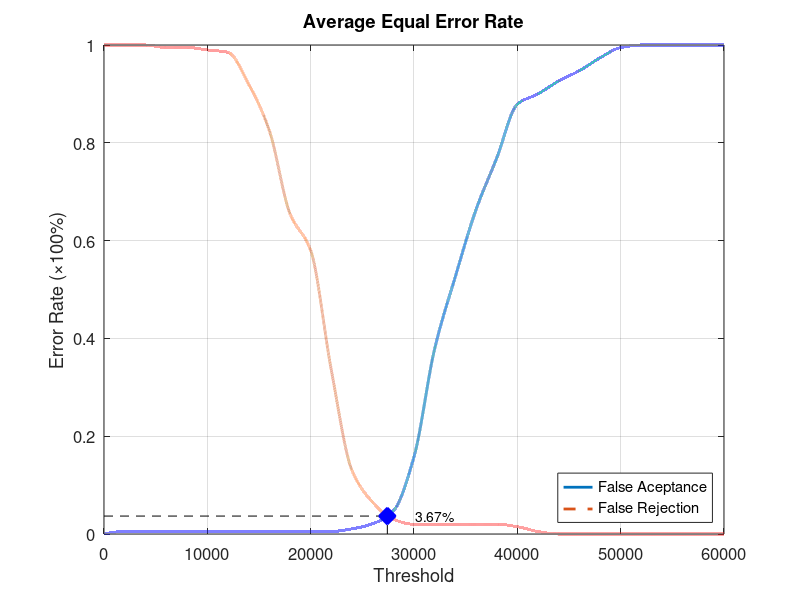
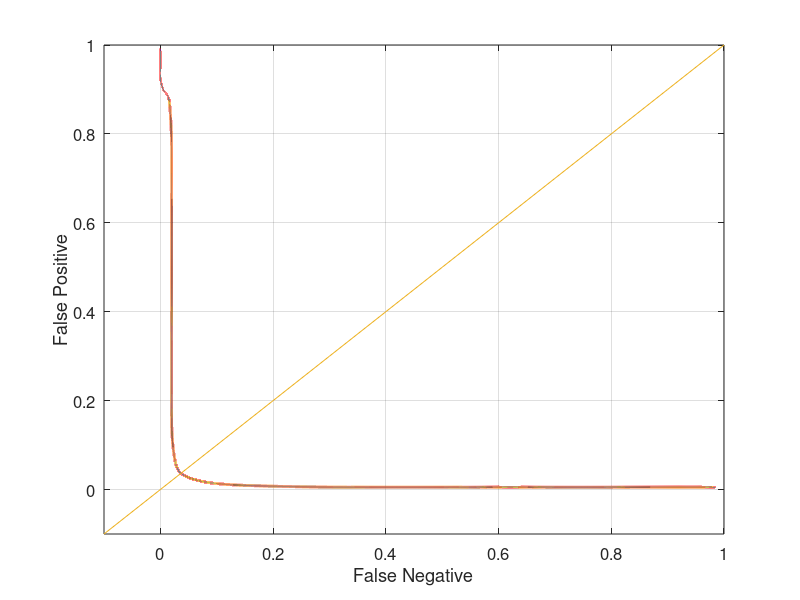

The MATLAB source for these figures, in order:
function yEER = Database2_2
close all;
clear;
clc;
x = 0:2000:60000;
xq = 0:0.5:60000;

y0 = [0 0.00526316 0.00526316 0.00526316 0.00526316 0.00526316 0.00526316 0.00526316 0.00526316 0.00526316 0.00526316 0.00526316 0.0105263 0.0210526 0.0473684 0.157895 0.378947 0.526316 0.663158 0.768421 0.878947 0.9 0.926316 0.947368 0.973684 0.994737 1 1 1 1 1];
yy0 = interp1(x, y0, xq, 'pchip');
y1 = [1 1 1 0.995 0.995 0.99 0.985 0.92 0.825 0.655 0.58 0.335 0.13 0.065 0.03 0.02 0.02 0.02 0.02 0.02 0.015 0.005 0 0 0 0 0 0 0 0 0];
yy1 = interp1(x, y1, xq, 'pchip');

% Calculating EER: 
y2 = abs(y0 - y1);
find(y2 == min(y2))
yy2 = abs(yy0 - yy1);
xEER = find(yy2 == min(yy2));
xEERIndex = xq(xEER) % X-axis EER
yEER = yy0(xEER) % Y-axis EER

main = figure
plot(xq, yy0,'-','LineWidth', 2);	hold on
plot(xq, yy1,'--','LineWidth', 2);	hold on
plot([xEERIndex xEERIndex], [0 yEER], 'k--');	hold on
plot([0 xEERIndex], [yEER yEER], 'k--');	hold on
plot(xEERIndex, yEER, 'bx', 'LineWidth', 10);	hold on
text(xEERIndex + 10 * xEERIndex / 100, yEER, [num2str(round((10000 * yEER)) / 100) '%'])
legend('False Aceptance', 'False Rejection', 'Location', 'SouthEast')
xlabel('Threshold')
ylabel('Error Rate (\times100%)')
title('Average Equal Error Rate')
set(gca, 'FontSize', 12)
axis([0 60000 0 1])
grid on

print(main, 'Database2_2Main', '-dpng');
FNRxFPR = figure('Color', [1 1 1]);
plot(yy1, yy0, '-', yy1, yy0, 'LineWidth', 2);
hold on
y = -0.1:0.1:1
plot(y, y); 
set(gca, 'FontSize', 12)
xlabel('False Negative')
ylabel('False Positive')
axis([-0.1 1 -0.1 1])
set(gca, 'FontSize', 12)
grid on

print(FNRxFPR, 'Database2_2FNRxFPR','-dpng');
end
